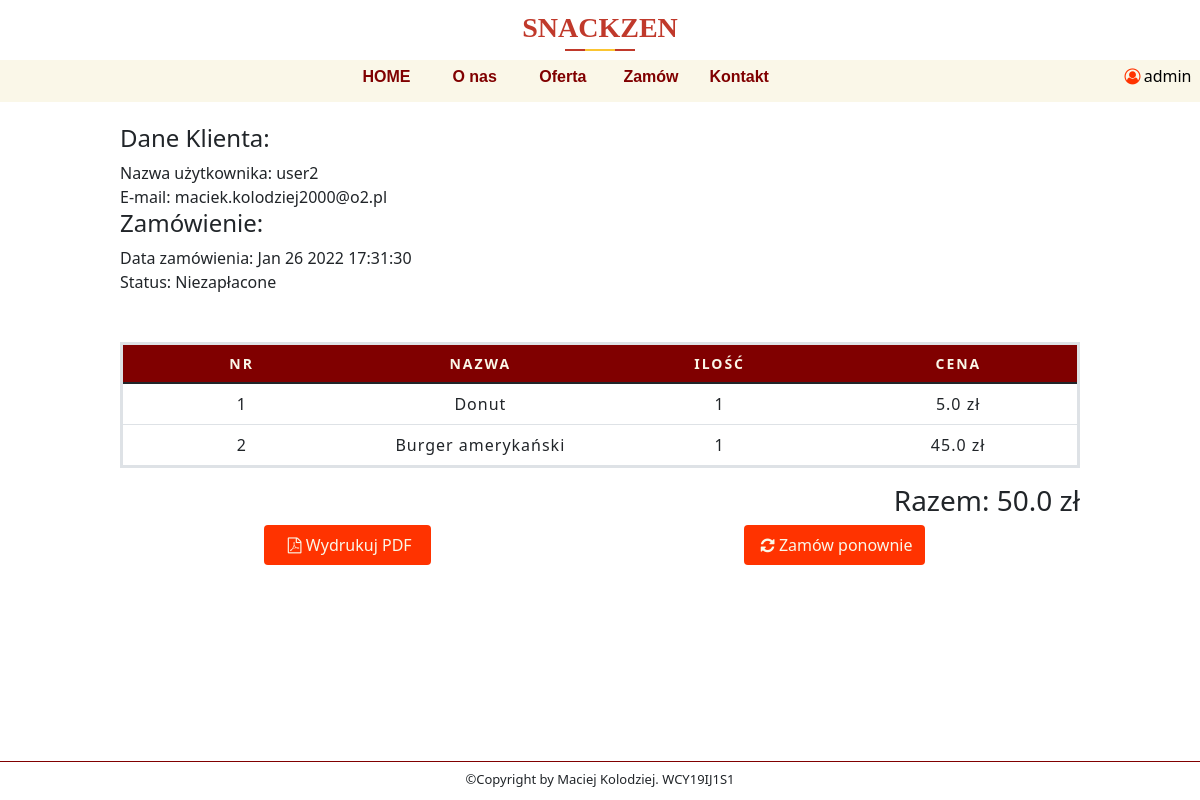
Before: /orders/e6a1f1aead (signed in) with the older database file.
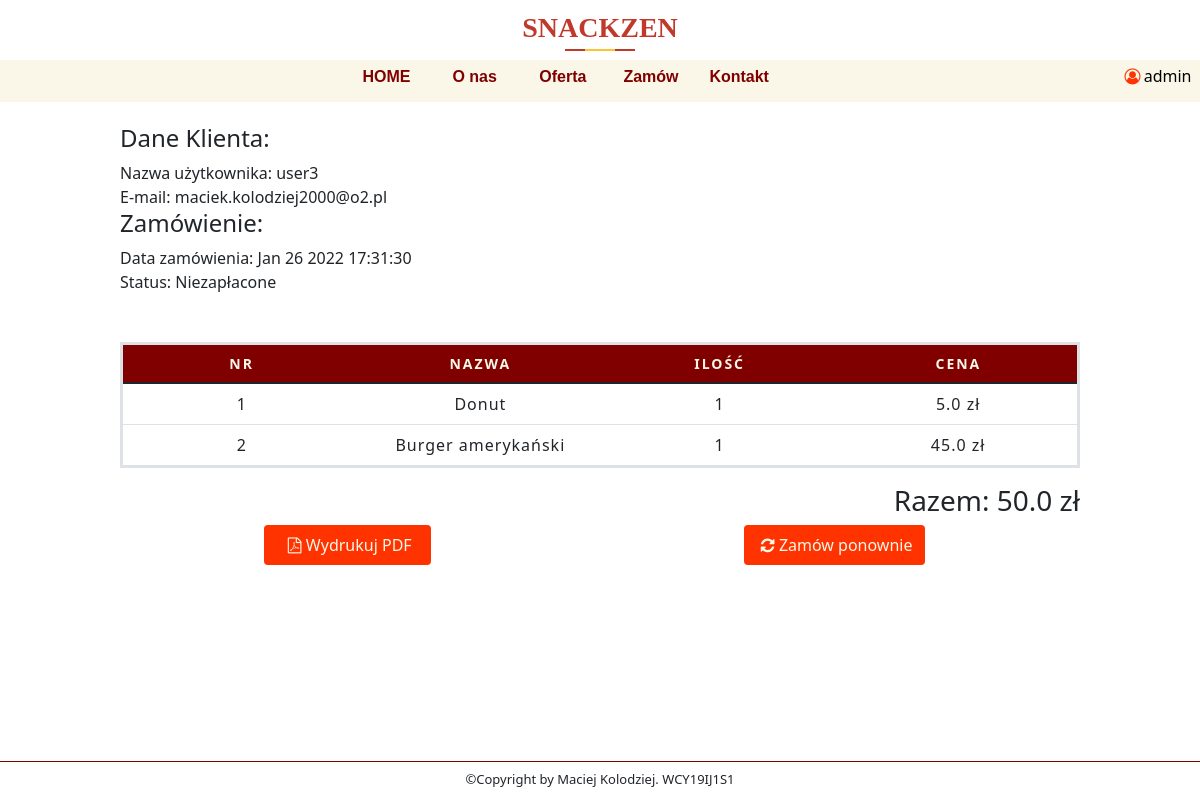
After: the same page with the newer database file.
### Restaurant/models.py (models this page shows, shortened)
class User(db.Model, UserMixin):
    id = db.Column(db.Integer, primary_key=True)
    username = db.Column(db.String(20), unique=True, nullable=False)
    email = db.Column(db.String(120), unique=True, nullable=False)
    password = db.Column(db.String(60), unique=True)

### Restaurant/orders/routes.py (the view)
@order.route('/orders/<invoice>')
@login_required
def orders(invoice):
    if current_user.is_authenticated:
       total = 0
       orders = CustomerOrder.query.filter_by(invoice=invoice).first()
       customer = User.query.filter_by(id=orders.customer_id).first()
       for _key, product in orders.orders.items():
           total += float(product['price']) * int(product['quantity'])
    else:
        return redirect(url_for('users.login'))
    return render_template('user-order.html', menu=menu, invoice=invoice, total=str(total), customer=customer, orders=orders)

### Restaurant/models.py (called while the page is built)
@login_manager.user_loader
def load_user(user_id):
    return User.query.get(int(user_id))

    def process_result_value(self, value, dialect):
        if value is None:
            return {}
        else:
            return json.loads(value)

### Restaurant/templates/user-order.html (shortened to what this page needs)
{% extends "layout.html" %}
{% block content %}
    <div style="background-color: white" id="information-box">
        <div class="information-box-content3">
                <h4>Dane Klienta: </h4>
                Nazwa użytkownika: {{ customer.username }} <br>
                E-mail: {{ customer.email }} <br>
                <h4>Zamówienie: </h4>
                Data zamówienia: {{ orders.date_created.strftime("%b %d %Y %H:%M:%S") }} <br>
                Status: {{ orders.status }} <br>
                <br>
                <br>
                    <table class="table">
                    <thead>
                        <th class="text-center">Nr</th>
                        <th class="text-center">Nazwa</th>
                        <th class="text-center">Ilość</th>
                        <th class="text-center">Cena</th>
                    </thead>
                    <tbody>
                        {% for key, product in orders.orders.items() %}
                            <tr>
                                <td>{{ loop.index }}</td>
                                <td>{{ product.name }}</td>
                                <td>{{ product.quantity }}</td>
                                <td>{{ product.price }} zł</td>
                            </tr>
                        {% endfor %}
                    </tbody>
                </table>
                <h3 style ="text-align: right">Razem: {{ total }} zł</h3>
                <div class="buttons">
                    <form class="form-btn" action="{{url_for('order.get_pdf', invoice=invoice)}}" method="POST">
                        <button class="btn" type='submit'><i class="icon-pdf"></i>Wydrukuj PDF</button>
                    </form>
                    <form class="form-btn" action="{{url_for('order.order_again', invoice=invoice)}}" method="POST">
                        <button class="btn" type='submit'><i class="icon-update"></i>Zamów ponownie</button>
                    </form>
        </div>
    </div>
    </div>
{% endblock %}

Changed rows visible on the page:
changed User "maciek.kolodziej2000@o2.pl": username "user2" → "user3"
